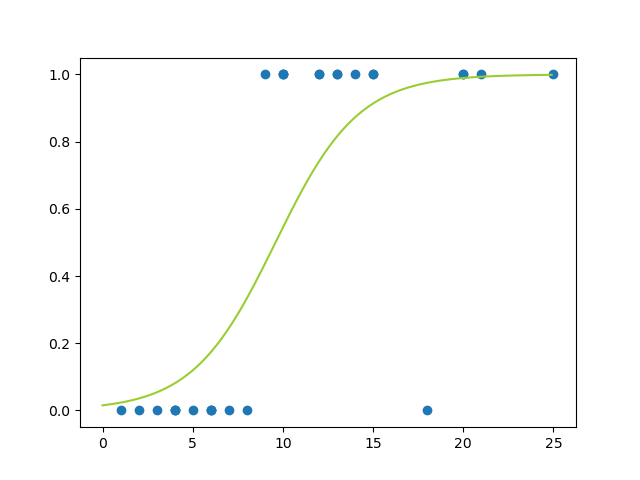

The script that drew this image:
import pylab as pl
import numpy as np
from math import exp, log

# Función para hallar y estimado
def yEstimado(m, x, b):
  return 1 / (1+ exp(-(m * x + b)))

# Función Entropía Binaria Cruzada
def binaryCrossEntropy(m, X, b, Y):
  sum = 0
  for i in range(len(X)):
    sum += Y[i] * log(yEstimado(m, X[i], b)) + (1 - Y[i]) * log(1 - yEstimado(m, X[i], b))
  return sum * (-1)

# Función para hallar la derivada 
# en cuanto a la pendiente e intercepto
def gradient(y, x, m, b, opc):
  # slope
  if opc == 0:
    return (yEstimado(m, x, b) - y) * x
  # intercept
  elif opc == 1:
    return (yEstimado(m, x, b) - y)

# Función para probar los datos de prueba
def test(testX, testY, m, b, umbral):
  c = 0
  cad = "Test" +'\n'
  for i in range(len(testX)):
    if yEstimado(m, testX[i], b) >= umbral and testY[i] == 1:
      cad += "Primer dato "+str(testX[i])+" = "+str(yEstimado(m, testX[i], b))+", aprobado estimado = "+str(testY[i])+", Correcto" + '\n'
      c+=1
    elif yEstimado(m, testX[i], b) < umbral and testY[i] == 0:
      cad += "Primer dato "+ str(testX[i])+" = "+str(yEstimado(m, testX[i], b))+", aprobado estimado = " +str(testY[i])+", Correcto" + '\n'
      c+=1
    else:
      cad +="Primer dato "+str(testX[i])+" = "+str(yEstimado(m, testX[i], b))+", aprobado estimado = "+str(testY[i])+", Incorrecto" + '\n'
  cad += "Porcentaje de Acierto: "+ str((c * 100)/len(testX))+'%' + '\n'
  return cad

# Función para graficar
def plot(m, b, X, Y):
  pl.scatter(X,Y)
  x_real = np.arange(min(X)-1, max(X), 0.1)
  y_real = []
  for i in range(len(x_real)):
    y_real.append(yEstimado(m, x_real[i], b))
  pl.plot(x_real, y_real, color='yellowgreen')
  pl.show()

# Función para mostrar los arreglos
def show(a):
  cad = "x = {"
  for i in range(len(a)):
    cad += str(a[i]) 
    if i != len(a)-1: cad += ","
  cad += "}"
  return cad

# Función principal de regresión logistica
def logisticRegression(X, Y, testX, testY, trainX, trainY, m, b, iterations, tasa, umbral):
  cad = ""
  for i in range(iterations):
    dm = 0
    db = 0
    cad += "Iteración " + str(i+1) +'\n'
    cad += "Pendiente Anterior = " + str(round(m,6)) +'\n'
    cad += "Intercepto Anterior = " + str(round(b,6)) +'\n'
    error = binaryCrossEntropy(m, trainX, b, trainY)
    cad += "Error = " + str(round(error,6)) +'\n'
    cad += "Tasa de aprendizaje = "+ str(tasa) +'\n'
    for i in range(len(trainX)):
      dm += gradient(trainY[i], trainX[i], m, b, 0)
      db += gradient(trainY[i], trainX[i], m, b, 1)
    cad += "Derivada pendiente = " + str(round(dm,6)) +'\n'
    cad += "Derivada intercepto = " + str(round(db,6)) +'\n'
    m = m - tasa * dm
    b = b - tasa * db
    cad += "Pendiente nueva = " + str(round(m,4)) +'\n'
    cad += "Intercepto nuevo = " + str(round(b,4)) +'\n'
    cad += '\n'
  cad += test(testX, testY, m, b, umbral) +'\n'
  plot(m, b, X, Y)
  return cad

if __name__ == "__main__":
  X = [5, 7, 2, 13, 4, 15, 9, 4, 6, 1, 3, 10, 4, 10, 8, 20, 18, 15, 20, 12, 6, 12, 13, 14, 10, 6, 21, 25]
  Y = [0, 0, 0, 1, 0, 1, 1, 0, 0, 0, 0, 1, 0, 1, 0, 1, 0, 1, 1, 1, 0, 1, 1, 1, 1, 0, 1, 1]
  umbral = 0.5
  trainX = [5, 7, 2, 13, 4, 15, 9, 4, 6, 1, 3, 10, 4, 10, 8, 20, 18, 15, 20, 12, 6, 12]
  trainY = [0, 0, 0, 1, 0, 1, 1, 0, 0, 0, 0, 1, 0, 1, 0, 1, 0, 1, 1, 1, 0, 1]
  testX = [13, 14, 10, 6, 21, 25]
  testY = [1, 1, 1, 0, 1, 1]
  # pendiente
  m = -0.9874
  # intercepto
  b = -2.1789
  # tasa de aprendizaje
  tasa = 0.001
  # nro de iteraciones
  iterations = 100000
  cad = "Sharon Chullunquía Rosas" + '\n'
  cad += "Pendiente anterior = " + str(m) + '\n'
  cad += "Intercepto anterior = " + str(b) + '\n'
  cad += "Tasa de aprendizaje = " + str(tasa) + '\n'
  cad += "Cantidad de iteraciones = " + str(iterations) + '\n'
  cad += "Umbral = " + str(umbral) + '\n'
  cad += "Datos de Entrenamiento:" + '\n'
  cad += show(trainX) + '\n'
  cad += show(trainY) + '\n'
  cad += "Datos de Test:" + '\n'
  cad += show(testX) + '\n'
  cad += show(testY) + '\n'
  cad += '\n'

  cad += logisticRegression(X, Y, testX, testY, trainX, trainY, m, b, iterations, tasa, umbral)
  with open('regresion-logistica.txt', 'w') as fileName:
      fileName.write(cad)
